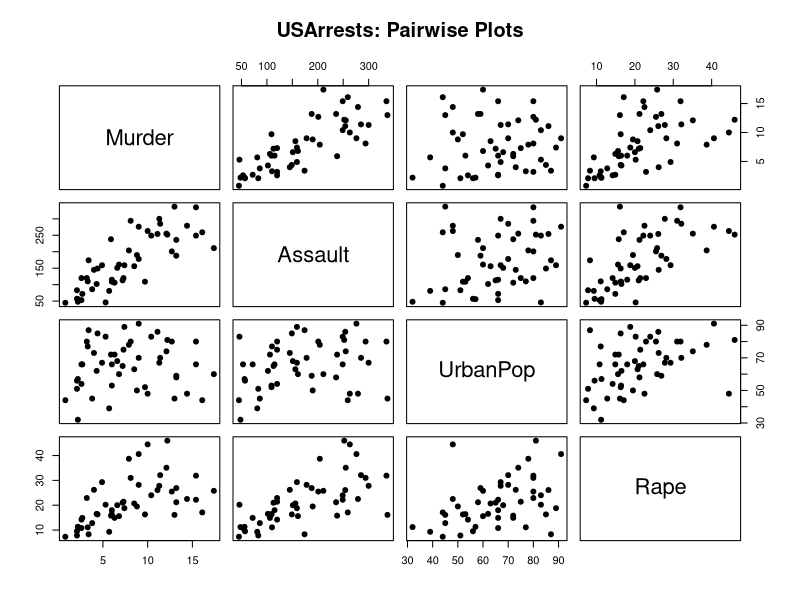
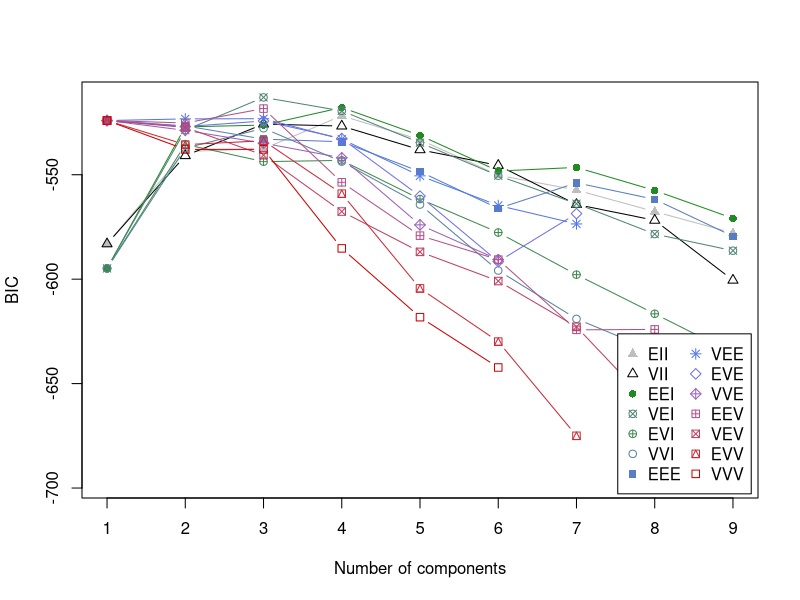
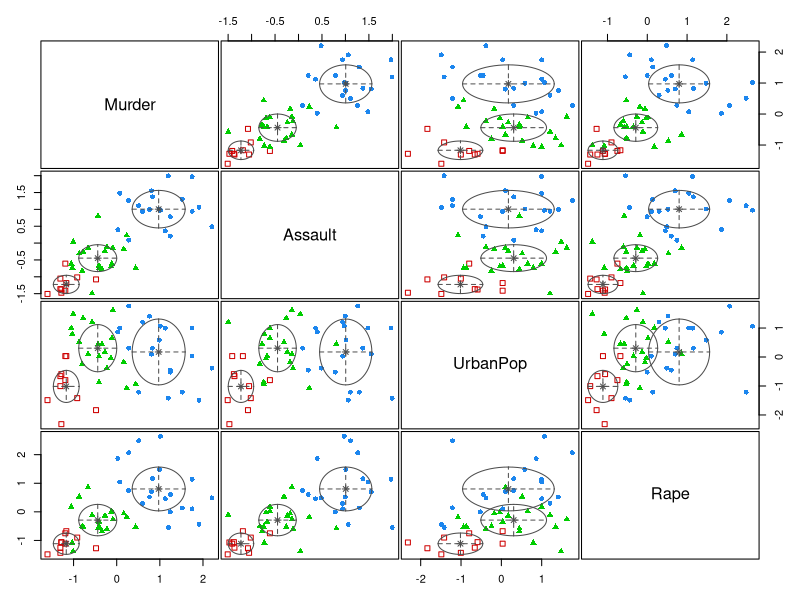
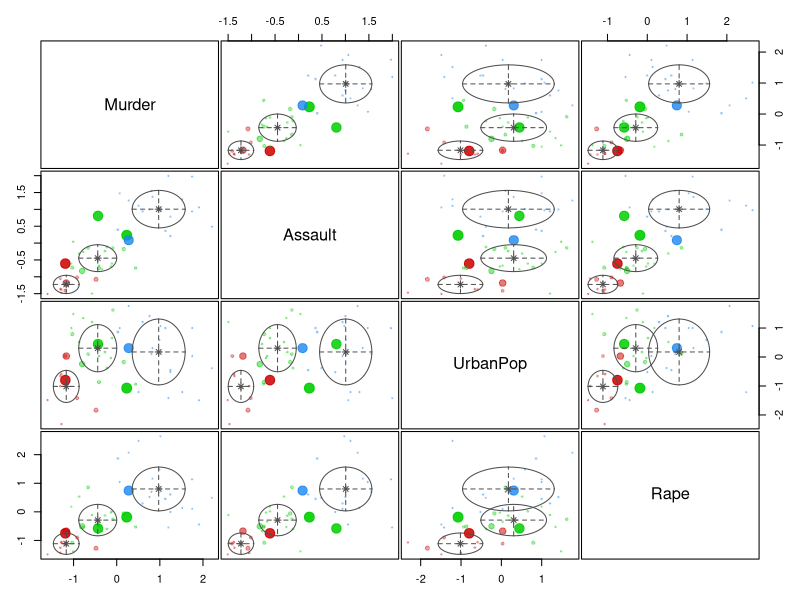

The R script that drew these images, in order: (Note: this script raises an error after producing the figures.)
# ============================================================
# Full Gaussian Mixture Model (GMM) Demo in R using mclust
# Example: USArrests data
# ============================================================
#
# Goal:
# Show how to use model-based clustering via Gaussian mixture models.
#
# This demo illustrates:
# 1. loading and exploring the data
# 2. standardizing variables
# 3. fitting Gaussian mixture models with mclust
# 4. selecting the number of clusters and covariance structure via BIC
# 5. examining cluster assignments and uncertainty
# 6. interpreting cluster profiles
# 7. visualizing the fitted clustering in PCA space
#
# ============================================================

# ------------------------------------------------------------
# 0. Install/load package
# ------------------------------------------------------------

# install.packages("mclust")   # run once if needed
library(mclust)

# ------------------------------------------------------------
# 1. Load data
# ------------------------------------------------------------

data("USArrests")

df <- USArrests
df$State <- rownames(USArrests)

head(df)
str(df)
summary(df)

# ------------------------------------------------------------
# 2. Exploratory analysis
# ------------------------------------------------------------

pairs(USArrests,
      pch = 19,
      main = "USArrests: Pairwise Plots")

cat("\nCorrelation matrix:\n")
print(round(cor(USArrests), 3))

# ------------------------------------------------------------
# 3. Standardize variables
# ------------------------------------------------------------
# Important because clustering depends on scale.

X <- scale(USArrests)

cat("\nMeans after scaling:\n")
print(round(colMeans(X), 5))

cat("\nStandard deviations after scaling:\n")
print(round(apply(X, 2, sd), 5))

# ------------------------------------------------------------
# 4. Fit Gaussian mixture models with mclust
# ------------------------------------------------------------
# Mclust automatically considers:
# - multiple numbers of clusters G
# - multiple covariance parameterizations
# and chooses the model with the best BIC

gmm_fit <- Mclust(X)

# Print summary
summary(gmm_fit)

# ------------------------------------------------------------
# 5. Inspect selected model
# ------------------------------------------------------------

cat("\nSelected model name:\n")
print(gmm_fit$modelName)

cat("\nSelected number of clusters:\n")
print(gmm_fit$G)

cat("\nMixing proportions:\n")
print(round(gmm_fit$parameters$pro, 3))

cat("\nCluster sizes:\n")
print(table(gmm_fit$classification))

# ------------------------------------------------------------
# 6. Plot BIC values
# ------------------------------------------------------------

plot(gmm_fit, what = "BIC")

# Teaching note:
# This plot helps show how mclust selected both:
# - number of mixture components
# - covariance structure

# ------------------------------------------------------------
# 7. Plot classification and uncertainty
# ------------------------------------------------------------

plot(gmm_fit, what = "classification")

plot(gmm_fit, what = "uncertainty")

# Teaching note:
# "classification" shows cluster assignments.
# "uncertainty" shows how ambiguous the assignments are.

# ------------------------------------------------------------
# 8. Cluster assignments and uncertainty
# ------------------------------------------------------------

df$Cluster <- factor(gmm_fit$classification)
df$Uncertainty <- gmm_fit$uncertainty

cat("\nFirst 10 states with cluster assignments and uncertainty:\n")
print(head(df[, c("State", "Cluster", "Uncertainty")], 10))

# States with highest uncertainty
uncertain_states <- df[order(-df$Uncertainty), c("State", "Cluster", "Uncertainty")]
cat("\nMost uncertain states:\n")
print(head(uncertain_states, 10))

# ------------------------------------------------------------
# 9. Posterior probabilities (soft assignments)
# ------------------------------------------------------------

post_probs <- gmm_fit$z

cat("\nPosterior probability matrix (first 10 observations):\n")
print(round(post_probs[1:10, ], 3))

# Add posterior probabilities to a table if desired
post_prob_df <- data.frame(
  State = df$State,
  Cluster = df$Cluster,
  Uncertainty = df$Uncertainty,
  post_probs
)

# ------------------------------------------------------------
# 10. Examine cluster means in original units
# ------------------------------------------------------------

cluster_summary <- aggregate(USArrests,
                             by = list(Cluster = df$Cluster),
                             FUN = mean)

cat("\nCluster means in original units:\n")
print(round(cluster_summary, 2))

# Cluster sizes
cat("\nCluster sizes:\n")
print(table(df$Cluster))

# States by cluster
states_by_cluster <- split(df$State, df$Cluster)

cat("\nStates by cluster:\n")
print(states_by_cluster)

# ------------------------------------------------------------
# 11. Visualize clusters in PCA space
# ------------------------------------------------------------

pca_fit <- prcomp(X, center = FALSE, scale. = FALSE)

pca_scores <- data.frame(
  PC1 = pca_fit$x[, 1],
  PC2 = pca_fit$x[, 2],
  Cluster = df$Cluster,
  State = df$State,
  Uncertainty = df$Uncertainty
)

plot(pca_scores$PC1, pca_scores$PC2,
     col = as.numeric(pca_scores$Cluster),
     pch = 19,
     xlab = "PC1",
     ylab = "PC2",
     main = "mclust Clusters in PCA Space")

text(pca_scores$PC1, pca_scores$PC2,
     labels = pca_scores$State,
     pos = 3,
     cex = 0.65)

legend("topright",
       legend = levels(pca_scores$Cluster),
       col = 1:length(levels(pca_scores$Cluster)),
       pch = 19,
       title = "Cluster")

# ------------------------------------------------------------
# 12. Plot cluster uncertainty in PCA space
# ------------------------------------------------------------

plot(pca_scores$PC1, pca_scores$PC2,
     cex = 1 + 3 * pca_scores$Uncertainty,
     col = as.numeric(pca_scores$Cluster),
     pch = 19,
     xlab = "PC1",
     ylab = "PC2",
     main = "Cluster Uncertainty in PCA Space")

text(pca_scores$PC1, pca_scores$PC2,
     labels = pca_scores$State,
     pos = 3,
     cex = 0.6)

legend("topright",
       legend = levels(pca_scores$Cluster),
       col = 1:length(levels(pca_scores$Cluster)),
       pch = 19,
       title = "Cluster")

# Teaching note:
# Larger points correspond to more uncertain classifications.

# ------------------------------------------------------------
# 13. Compare several candidate models manually
# ------------------------------------------------------------
# Optional: restrict the number of clusters considered

gmm_fit_small <- Mclust(X, G = 1:6)

cat("\nSelected model from G = 1:6:\n")
print(gmm_fit_small$modelName)

cat("\nSelected number of clusters from G = 1:6:\n")
print(gmm_fit_small$G)

plot(gmm_fit_small, what = "BIC")

# ------------------------------------------------------------
# 14. Compare mclust clustering to k-means
# ------------------------------------------------------------

set.seed(123)
km_fit <- kmeans(X, centers = gmm_fit$G, nstart = 25)

cat("\nContingency table: mclust vs k-means\n")
print(table(mclust = gmm_fit$classification,
            kmeans = km_fit$cluster))

# Teaching note:
# The methods may produce similar but not identical partitions because
# k-means is centroid-based while GMM clustering is probabilistic.

# ------------------------------------------------------------
# 15. Cluster profile plot
# ------------------------------------------------------------

cluster_means_mat <- as.matrix(cluster_summary[, -1])
rownames(cluster_means_mat) <- paste("Cluster", cluster_summary$Cluster)

matplot(t(cluster_means_mat),
        type = "b",
        pch = 19,
        lty = 1,
        xaxt = "n",
        xlab = "Variable",
        ylab = "Cluster mean",
        main = "Cluster Profiles (Original Scale)")

axis(1,
     at = 1:ncol(cluster_means_mat),
     labels = colnames(cluster_means_mat))

legend("topright",
       legend = rownames(cluster_means_mat),
       col = 1:nrow(cluster_means_mat),
       lty = 1,
       pch = 19)

# ------------------------------------------------------------
# 16. Ordered results table
# ------------------------------------------------------------

results_table <- df[, c("State", "Cluster", "Uncertainty",
                        "Murder", "Assault", "UrbanPop", "Rape")]
results_table <- results_table[order(results_table$Cluster, results_table$Uncertainty), ]

cat("\nStates ordered by cluster and uncertainty:\n")
print(results_table)

# ------------------------------------------------------------
# 17. Optional: classify new observations
# ------------------------------------------------------------
# We can use predict() on new standardized observations.

new_states <- data.frame(
  Murder   = c(3, 10, 15),
  Assault  = c(80, 180, 300),
  UrbanPop = c(45, 70, 80),
  Rape     = c(10, 20, 35)
)

# Standardize using original training means and sds
X_means <- attr(X, "scaled:center")
X_sds   <- attr(X, "scaled:scale")

new_states_scaled <- scale(new_states,
                           center = X_means,
                           scale = X_sds)

pred_new <- predict(gmm_fit, newdata = new_states_scaled)

cat("\nPredicted cluster for new observations:\n")
print(pred_new$classification)

cat("\nPosterior probabilities for new observations:\n")
print(round(pred_new$z, 3))

# ------------------------------------------------------------
# 18. Interpretation summary
# ------------------------------------------------------------

cat("\n====================================================\n")
cat("Interpretation Summary\n")
cat("====================================================\n")
cat("1. Gaussian mixture models treat the data as arising from a mixture\n")
cat("   of several Gaussian subpopulations.\n")
cat("2. mclust automatically chooses both the number of clusters and the\n")
cat("   covariance structure using BIC.\n")
cat("3. Unlike k-means, mclust provides soft assignments through posterior\n")
cat("   probabilities and a direct measure of uncertainty.\n")
cat("4. Cluster summaries in original units help interpret the types of\n")
cat("   states in each cluster.\n")
cat("5. Uncertainty is especially useful for states near cluster boundaries.\n")
